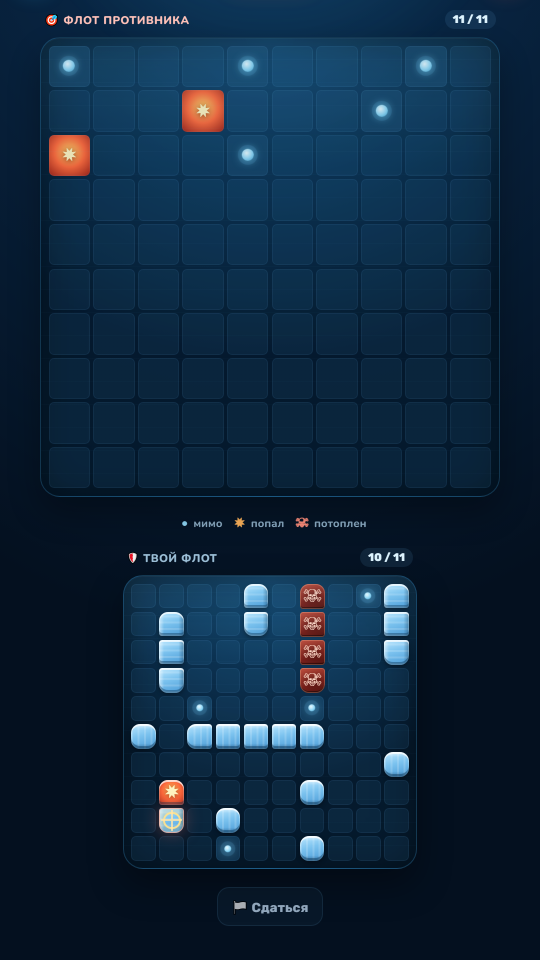
#> input picture docs/screenshots/03-battle.png, 1080 x 1920 px (shown at 1/2 size)
$ python make-kwork-portfolio.py
#> lines starting #> are read from the running program, lines starting #| are printed output that depends on the picture; after the words box and inside, x2 and y2 are one past the last pixel; in counts of white or black regions, pixels touching at a corner belong together
#!/usr/bin/env python3
"""Обложки работ для портфолио Kwork: 1920×1280, реальные скриншоты в макетах.

Скриншоты из `docs/screenshots/` вставляются в рамку телефона/браузера,
слева — заголовок и три буллета. Палитра та же, что у игры.

Запуск: python scripts/make-kwork-portfolio.py
Результат: docs/kwork/pf-cover/*.png (1920×1280).
"""

from pathlib import Path

from PIL import Image, ImageDraw, ImageFilter, ImageFont

ROOT = Path(__file__).resolve().parent.parent
SHOTS = ROOT / "docs" / "screenshots"
OUT = ROOT / "docs" / "kwork" / "pf-cover"

NAVY_LIGHT = (11, 36, 56)
NAVY_DARK = (7, 26, 43)
TEAL = (61, 218, 215)
WHITE = (233, 246, 250)
MUTED = (170, 198, 216)

FONT_BOLD = "C:/Windows/Fonts/arialbd.ttf"
FONT_REG = "C:/Windows/Fonts/arial.ttf"

SS = 2
W, H = 1920, 1280


def lerp(a, b, t):
    return tuple(round(a[i] + (b[i] - a[i]) * t) for i in range(3))


def background(w, h):
    small = Image.new("RGB", (48, 48))
    px = small.load()
    for y in range(48):
        for x in range(48):
            t = (x / 47 * 0.6 + y / 47 * 0.4) ** 0.9
            px[x, y] = lerp(NAVY_LIGHT, NAVY_DARK, t)
    img = small.resize((w, h), Image.LANCZOS).convert("RGBA")

    glow = Image.new("RGBA", (w, h), (0, 0, 0, 0))
    gd = ImageDraw.Draw(glow)
    gd.ellipse([-w * 0.2, -h * 0.6, w * 0.6, h * 0.5], fill=(45, 160, 200, 34))
    glow = glow.filter(ImageFilter.GaussianBlur(w / 9))
    img = Image.alpha_composite(img, glow)
    return img


def waves(draw, w, h, k):
    for i, (gap, alpha) in enumerate(((0, 60), (40, 40), (80, 26))):
        pts = []
        for x in range(0, w + 1, 12):
            import math

            y = h - 40 * k + gap * k + math.sin((x / w) * 6.2 + i) * 14 * k
            pts.append((x, y))
        pts += [(w, h), (0, h)]
        draw.polygon(pts, fill=TEAL + (alpha,))


def paste_shot(base, path, box, radius, border=None, shadow=True):
    x0, y0, x1, y1 = (round(v) for v in box)
    w, h = x1 - x0, y1 - y0
    shot = Image.open(path).convert("RGB")
    scale = max(w / shot.width, h / shot.height)
    resized = shot.resize((round(shot.width * scale), round(shot.height * scale)), Image.LANCZOS)
    left = (resized.width - w) // 2
    top = (resized.height - h) // 3
    resized = resized.crop((left, top, left + w, top + h))

    mask = Image.new("L", (w, h), 0)
    ImageDraw.Draw(mask).rounded_rectangle([0, 0, w - 1, h - 1], radius, fill=255)

    if shadow:
        sh = Image.new("RGBA", (w + 120, h + 120), (0, 0, 0, 0))
        sd = ImageDraw.Draw(sh)
        sd.rounded_rectangle([60, 60, 60 + w, 60 + h], radius, fill=(0, 0, 0, 150))
        sh = sh.filter(ImageFilter.GaussianBlur(34))
        base.alpha_composite(sh, (x0 - 60, y0 - 60))

    base.paste(resized, (x0, y0), mask)
    if border:
        d = ImageDraw.Draw(base, "RGBA")
        d.rounded_rectangle([x0, y0, x0 + w - 1, y0 + h - 1], radius, outline=border, width=4)


def phone(base, draw, path, x, y, w, h):
    k = w / 470.0
    pad = round(16 * k)
    body = [x, y, x + w, y + h]
    bd = ImageDraw.Draw(base)
    bd.rounded_rectangle(body, radius=round(52 * k), fill=(6, 24, 38))
    paste_shot(base, path, (x + pad, y + pad * 2, x + w - pad, y + h - pad * 2),
               round(38 * k), shadow=False)
    draw.rounded_rectangle(body, radius=round(52 * k), outline=TEAL + (170,),
                           width=max(2, round(4 * k)))
    # вырез сверху
    draw.rounded_rectangle(
        [x + w * 0.36, y + round(16 * k), x + w * 0.64, y + round(30 * k)],
        radius=round(8 * k), fill=(4, 18, 30, 255),
    )


def browser(base, draw, path, x, y, w, h):
    k = w / 1180.0
    bd = ImageDraw.Draw(base)
    bd.rounded_rectangle([x, y, x + w, y + h], radius=round(22 * k), fill=(9, 30, 47))
    bar = round(46 * k)
    bd.rounded_rectangle([x, y, x + w, y + bar], radius=round(22 * k), fill=(14, 42, 63))
    bd.rectangle([x, y + bar - round(12 * k), x + w, y + bar], fill=(14, 42, 63))
    for i, c in enumerate(((255, 105, 97), (255, 189, 46), (39, 201, 63))):
        cx = x + round((26 + i * 26) * k)
        cy = y + bar // 2
        r = round(7 * k)
        bd.ellipse([cx - r, cy - r, cx + r, cy + r], fill=c)
    bd.rounded_rectangle(
        [x + round(120 * k), y + round(11 * k), x + w - round(28 * k), y + bar - round(11 * k)],
        radius=round(9 * k), fill=(8, 26, 42),
    )
    paste_shot(base, path, (x + round(4 * k), y + bar, x + w - round(4 * k), y + h - round(4 * k)),
               round(12 * k), shadow=False)
    draw.rounded_rectangle([x, y, x + w, y + h], radius=round(22 * k),
                           outline=TEAL + (140,), width=max(2, round(3 * k)))


def shadowed_card(base, x, y, w, h, radius):
    sh = Image.new("RGBA", (w + 120, h + 120), (0, 0, 0, 0))
    ImageDraw.Draw(sh).rounded_rectangle([60, 60, 60 + w, 60 + h], radius, fill=(0, 0, 0, 150))
    sh = sh.filter(ImageFilter.GaussianBlur(34))
    base.alpha_composite(sh, (x - 60, y - 60))


def frame(w, h):
    k = w / 1920.0
    img = background(w, h)
    d = ImageDraw.Draw(img, "RGBA")
    d.rectangle([0, 0, w, max(6, round(8 * k))], fill=TEAL)
    font = ImageFont.truetype(FONT_BOLD, max(8, round(24 * k)))
    d.text((110 * k, 58 * k), "MENSORI DEV", font=font, fill=(150, 180, 200, 255))
    d.text((w - 330 * k, 58 * k), "HTML · CSS · JS", font=ImageFont.truetype(FONT_REG, max(8, round(24 * k))),
           fill=(120, 152, 176, 255))
    return img, d, k


def text_block(d, k, kicker, title_lines, bullets, chips_items):
    x = 110 * k
    maxw = 820 * k
    fk = ImageFont.truetype(FONT_BOLD, max(8, round(26 * k)))
    d.text((x, 250 * k), kicker, font=fk, fill=TEAL)

    y = 300 * k
    for line in title_lines:
        size = round(96 * k)
        font = ImageFont.truetype(FONT_BOLD, size)
        while d.textlength(line, font=font) > maxw and size > 40:
            size -= 2
            font = ImageFont.truetype(FONT_BOLD, size)
        d.text((x, y), line, font=font, fill=WHITE)
        y += size + 20 * k

    y += 34 * k
    fb = ImageFont.truetype(FONT_REG, max(8, round(32 * k)))
    for item in bullets:
        d.ellipse([x, y + 12 * k, x + 14 * k, y + 26 * k], fill=TEAL + (255,))
        d.text((x + 34 * k, y), item, font=fb, fill=(205, 228, 241, 255))
        y += 54 * k

    y += 26 * k
    fc = ImageFont.truetype(FONT_REG, max(8, round(24 * k)))
    cx = x
    for text in chips_items:
        tw = d.textlength(text, font=fc)
        box = [cx, y, cx + tw + 40 * k, y + 50 * k]
        d.rounded_rectangle(box, radius=25 * k, fill=(61, 218, 215, 20),
                            outline=TEAL + (100,), width=max(1, round(2 * k)))
        d.text((cx + 20 * k, y + 11 * k), text, font=fc, fill=WHITE)
        cx = box[2] + 14 * k


def cover(name, kicker, title, bullets, chips_items, painter, w=1920, h=1280):
    img, d, k = frame(w * SS, h * SS)
    layer = Image.new("RGBA", img.size, (0, 0, 0, 0))
    od = ImageDraw.Draw(layer)
    waves(od, img.size[0], img.size[1], k)
    text_block(od, k, kicker, title, bullets, chips_items)
    painter(img, od, k)
    img = Image.alpha_composite(img, layer)
    out = img.convert("RGB").resize((w, h), Image.LANCZOS)
    OUT.mkdir(parents=True, exist_ok=True)
    path = OUT / name
    out.save(path, optimize=True)
    print(f"{path.name}: {out.size[0]}x{out.size[1]} {path.stat().st_size} B")


def main():
    def game(img, d, k):
        phone(img, d, SHOTS / "03-battle.png", 1160 * k, 170 * k, 470 * k, 836 * k)

    def campaign(img, d, k):
        phone(img, d, SHOTS / "07-campaign.png", 1160 * k, 170 * k, 470 * k, 836 * k)

    def online(img, d, k):
        phone(img, d, SHOTS / "06-online.png", 1160 * k, 170 * k, 470 * k, 836 * k)

    def progress(img, d, k):
        phone(img, d, SHOTS / "05-achievements.png", 1160 * k, 170 * k, 470 * k, 836 * k)

    def landing(img, d, k):
        browser(img, d, ROOT / "docs" / "kwork" / "services-desktop.png",
                1010 * k, 275 * k, 780 * k, 610 * k)
        phone(img, d, ROOT / "docs" / "kwork" / "services-mobile.png",
              770 * k, 690 * k, 235 * k, 418 * k)

    cover("pf-1-game.png", "БРАУЗЕРНАЯ ИГРА · ПОД КЛЮЧ",
          ["ИГРА", "ПОД КЛЮЧ"],
          ["Бот с рейтингом ELO", "Кампания из 12 миссий и боссы", "PWA: установка на телефон"],
          ["Canvas · JS", "Адаптив", "Исходники"], game)
#> in background, `small = Image.new("RGB", (48, 48))`: small: PIL image 48x48 RGB; every value is 0
#> in background, `glow = Image.new("RGBA", (w, h), (0, 0, 0, 0))`: glow: PIL image 3840x2560 RGBA; every value is 0
#> in background, `glow = glow.filter(ImageFilter.GaussianBlur(w / 9))`:
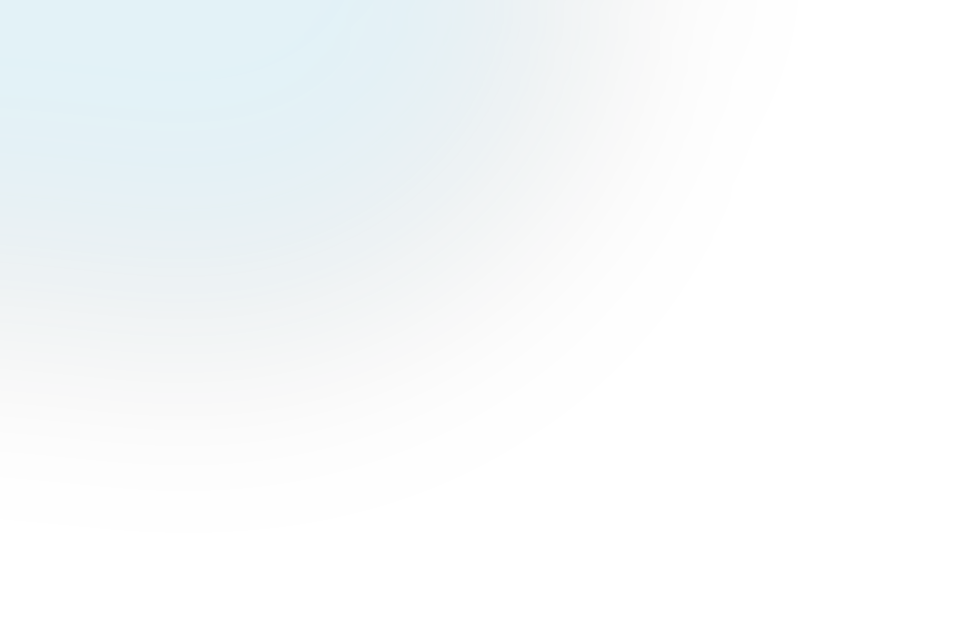
#> glow: PIL image 3840x2560 RGBA (shown at 1/4 size); mean R, G, B, A 11.2, 39.7, 49.6, 8.4; transparent parts drawn white
#> in cover, `img, d, k = frame(w * SS, h * SS)`: k = 2
#> in text_block, `x = 110 * k`: x = 220
#> in text_block, `maxw = 820 * k`: maxw = 1640
#> in text_block, `y = 300 * k`: y = 600
#> the loop in text_block, `for line in title_lines:` made 2 passes
#> y on passes 1 to 2: 832, 1064
#> after the loop in text_block, `for line in title_lines:`: y = 1064
#> in text_block, `y += 34 * k`: y = 1132
#> the loop in text_block, `for item in bullets:` made 3 passes
#> y on passes 1 to 3: 1240, 1348, 1456
#> after the loop in text_block, `for item in bullets:`: y = 1456
#> in text_block, `y += 26 * k`: y = 1508
#> in text_block, `cx = x`: cx = 220
#> the loop in text_block, `for text in chips_items:` made 3 passes
#> (tw, box, cx) on passes 1 to 3: (266.6, [220, 1508, 566.6, 1608], 594.6), (214.3, [594.6, 1508, 888.9, 1608], 916.9), (276.1, [916.9, 1508, 1273, 1608], 1301)
#> in paste_shot, shot is the input picture: PIL image 1080x1920 RGB; mean R, G, B 14.9, 39.4, 62
#> in paste_shot, `mask = Image.new("L", (w, h), 0)`: mask: PIL image 876x1544 L; every value is 0
#> in paste_shot, `ImageDraw.Draw(mask).rounded_rectangle([0, 0, w - 1, h - 1], radius, f..`:
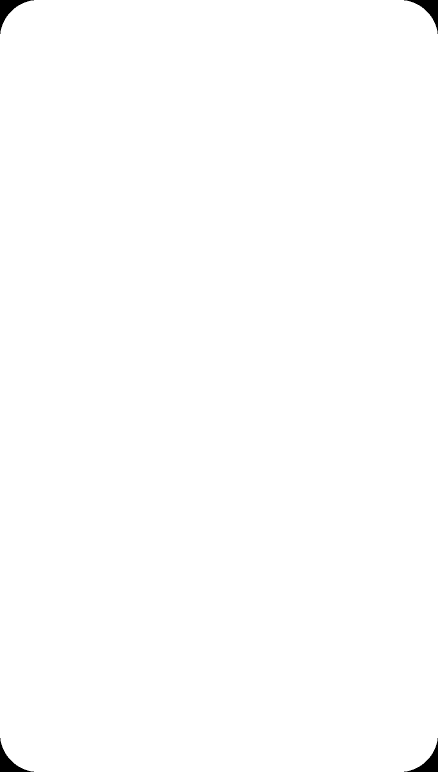
#> mask: PIL image 876x1544 L (shown at 1/2 size); 99.6% white; 4 black regions, box (x1, y1, x2, y2) and area: (0, 0, 68, 68) 1267, (808, 0, 876, 68) 1267, (0, 1476, 68, 1544) 1267, (808, 1476, 876, 1544) 1267
#> in cover, `img = Image.alpha_composite(img, layer)`:
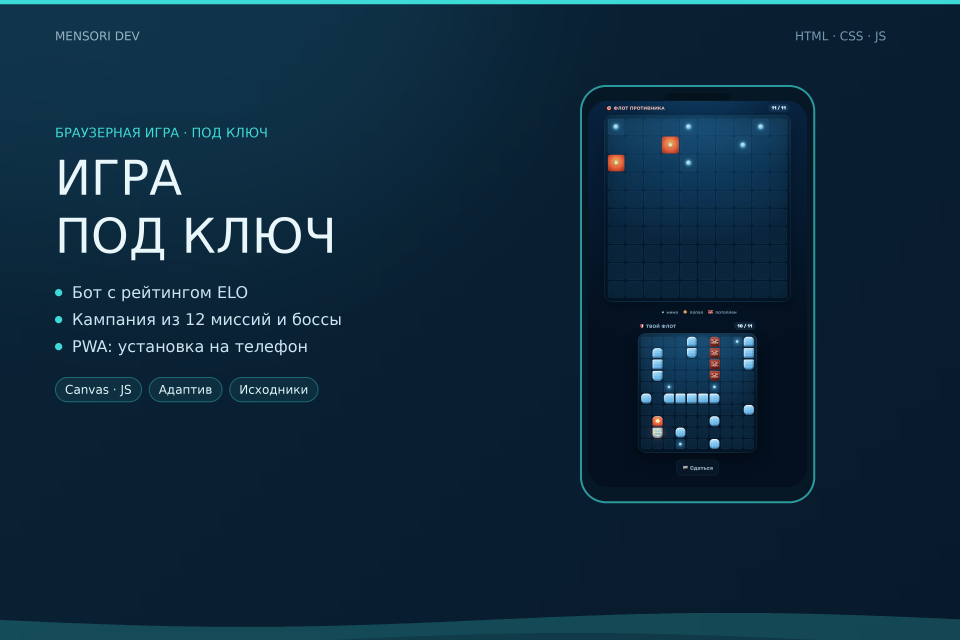
#> img: PIL image 3840x2560 RGBA (shown at 1/4 size); mean R, G, B, A 14, 40.5, 59.2, 255
#| pf-1-game.png: 1920x1280 368981 B

    cover("pf-2-campaign.png", "КОНТЕНТ · КАМПАНИЯ",
          ["КАМПАНИЯ", "12 МИССИЙ"],
          ["Три акта и три босса с фазами", "Модификаторы: туман, шторм, дым", "Звёзды за победы и капитаны"],
          ["Прогресс", "Баланс", "Сейвы"], campaign)
#> call 2 of cover, with name = 'pf-2-campaign.png', kicker = 'КОНТЕНТ · КАМПАНИЯ', w = 1920, h = 1280
#> the loop in text_block (call 2), `for line in title_lines:` made 2 passes
#> the loop in text_block (call 2), `for item in bullets:` made 3 passes
#> the loop in text_block (call 2), `for text in chips_items:` made 3 passes
#> (tw, box, cx) on passes 1 to 3: (233.9, [220, 1508, 533.9, 1608], 561.9), (180.2, [561.9, 1508, 822.2, 1608], 850.2), (160.5, [850.2, 1508, 1090.6, 1608], 1118.6)
#> call 2 of paste_shot, with box = (2352, 404, 3228, 1948), radius = 76, shadow = False
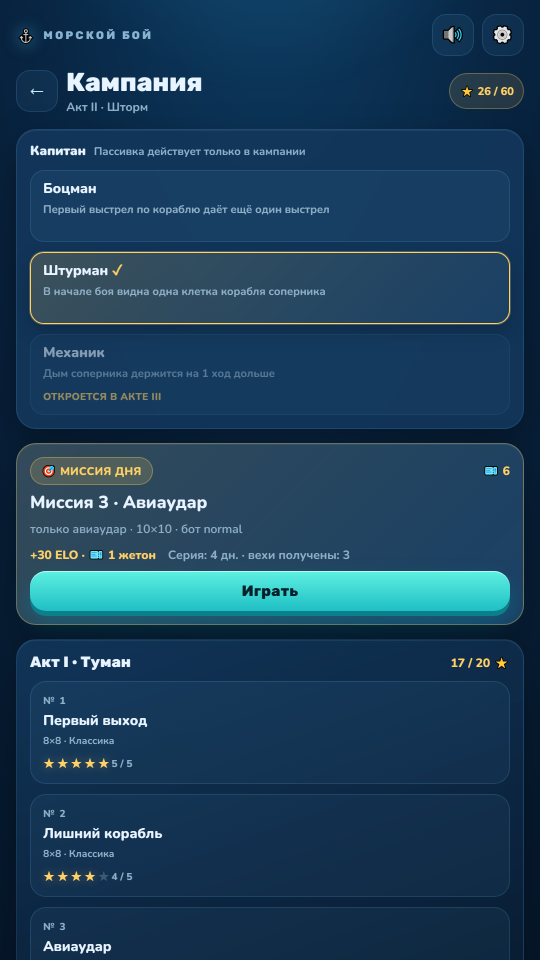
#> input picture docs/screenshots/07-campaign.png, 1080 x 1920 px (shown at 1/2 size)
#> in paste_shot, shot is the input picture: PIL image 1080x1920 RGB; mean R, G, B 27.4, 63.5, 90.7
#> in cover (call 2), `img = Image.alpha_composite(img, layer)`:
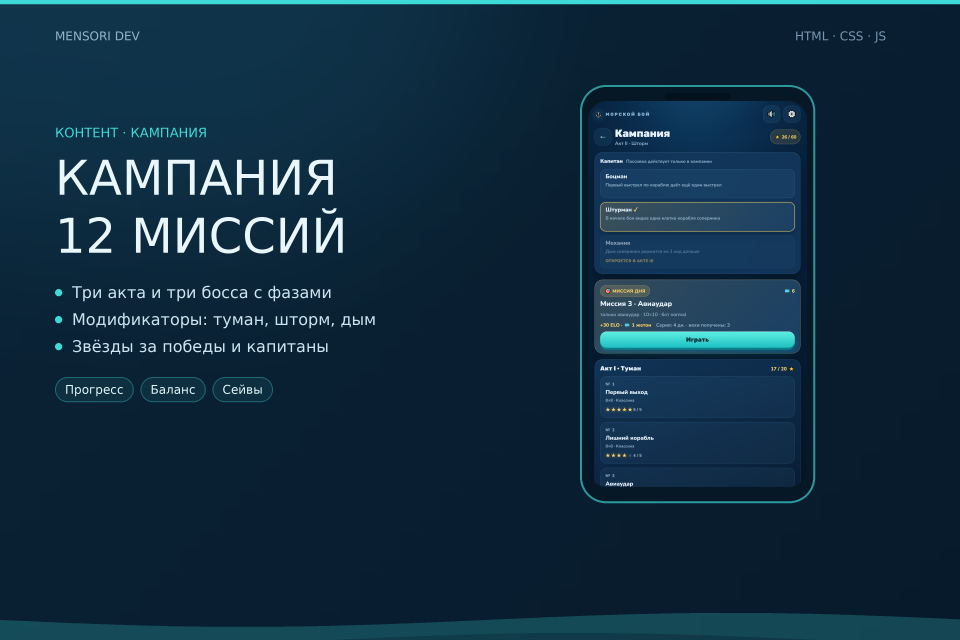
#> img: PIL image 3840x2560 RGBA (shown at 1/4 size); mean R, G, B, A 16.5, 44.5, 63.8, 255
#| pf-2-campaign.png: 1920x1280 386699 B

    cover("pf-3-online.png", "СЕТЬ · WEBSOCKET",
          ["ОНЛАЙН", "КОМНАТЫ"],
          ["Комната по ссылке, без регистрации", "Сервер проверяет флот и выстрелы", "Топ побед и живой статус боя"],
          ["WebSocket", "Топ", "Без ПД"], online)
#> call 3 of cover, with name = 'pf-3-online.png', kicker = 'СЕТЬ · WEBSOCKET', w = 1920, h = 1280
#> call 3 of paste_shot, with box = (2352, 404, 3228, 1948), radius = 76, shadow = False
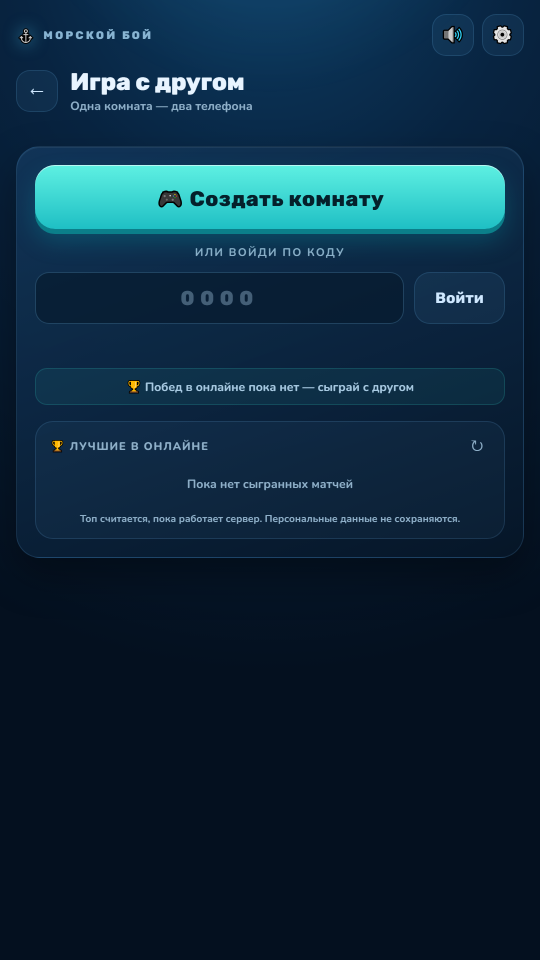
#> input picture docs/screenshots/06-online.png, 1080 x 1920 px (shown at 1/2 size)
#> in paste_shot, shot is the input picture: PIL image 1080x1920 RGB; mean R, G, B 13.1, 41.9, 61.9
#> in cover (call 3), `img = Image.alpha_composite(img, layer)`:
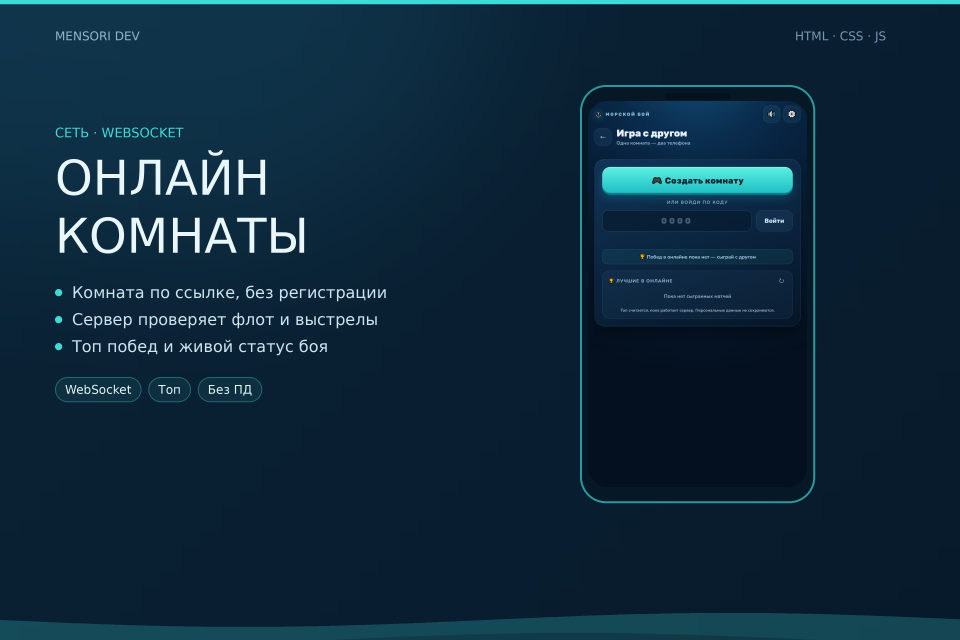
#> img: PIL image 3840x2560 RGBA (shown at 1/4 size); mean R, G, B, A 14.2, 41.2, 59.5, 255
#| pf-3-online.png: 1920x1280 332573 B

    cover("pf-4-landing.png", "ЛЕНДИНГ · ВИТРИНА УСЛУГ",
          ["ЛЕНДИНГ", "НА ЧИСТОМ КОДЕ"],
          ["Один HTML-файл, правки без сборки", "90+ Lighthouse, Open Graph", "Адаптив от 320 px, формы и FAQ"],
          ["Пакеты и бриф", "Анимации", "SEO"], landing)

    cover("pf-5-progress.png", "ПРОФИЛЬ · ДОСТИЖЕНИЯ",
          ["ПРОГРЕСС", "И ПРОФИЛЬ"],
          ["Достижения и статистика игрока", "Светлая и тёмная тема", "localStorage без сервера и ПД"],
          ["UX", "Темы", "Офлайн"], progress)


if __name__ == "__main__":
#> (the run stopped early here; a loop or call above may not have finished)
